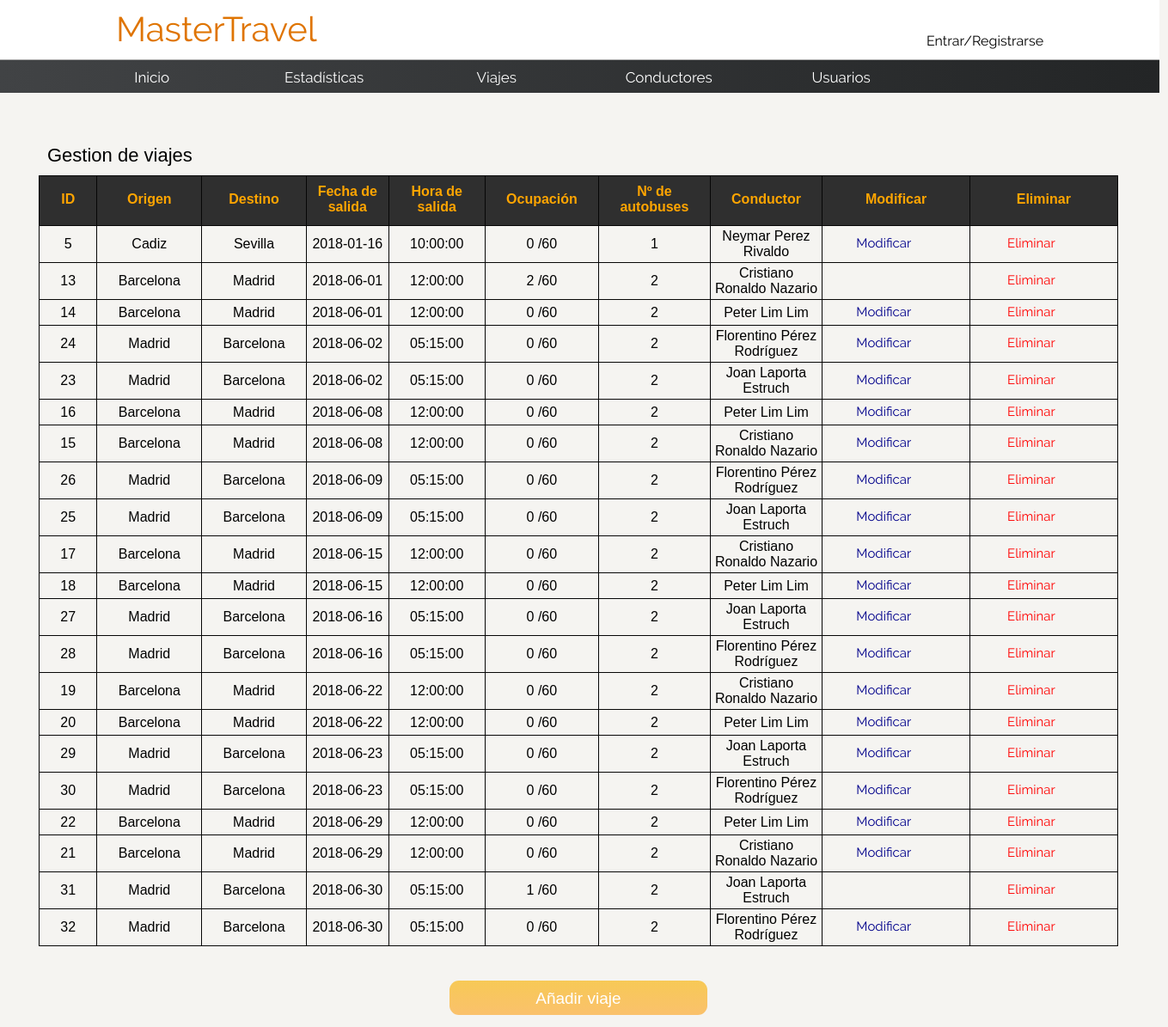
/admin_gestionarViajes.php, run on the app's committed database.
### tables this page shows
CREATE TABLE `viaje` (
  `idViaje` int(11) NOT NULL,
  `origen` varchar(30) NOT NULL,
  `destino` varchar(30) NOT NULL,
  `fechaSalida` date NOT NULL,
  `horaSalida` time NOT NULL,
  `numBus` int(11) NOT NULL DEFAULT '1',
  `idConductor` int(11) NOT NULL,
  `fechaFinalizacion` date DEFAULT NULL,
  `frecuencia` int(11) DEFAULT NULL
);

CREATE TABLE `conductor` (
  `idConductor` int(11) NOT NULL,
  `nombre` varchar(30) DEFAULT NULL,
  `apellidos` varchar(30) DEFAULT NULL,
  `fechaContratacion` date DEFAULT NULL
);

### logica/viaje.php (called while the page is built, shortened)
  <?php
  require_once ('bbdd_conexion.php');
  class Viaje
  {
      public $idViaje;
    function __construct($idViaje){
        $consulta =  "SELECT * FROM viaje WHERE idViaje = '$idViaje'";
        $resultado = Conexion::interacion_bbdd($consulta);
        while($datos = $resultado->fetch_array(MYSQLI_BOTH)){
            $this->idViaje            = $idViaje;
          }
    }
    public function extraerOcupacion() {
          $sql = " SELECT count(*) as cuenta FROM billete WHERE idViaje = '$this->idViaje' ";
          $resultado = Conexion::interacion_bbdd($sql);
          $n = $resultado->fetch_array(MYSQLI_BOTH);
          return $n['cuenta'];
    }
}
    function extraerViajesProgramados() {
          $hoy = date("Y-m-d");
          $hora = date("H:i:s");
          $sql = "SELECT *
                  FROM viaje
                  WHERE (fechaSalida > '$hoy') or (fechaSalida = '$hoy' and horaSalida >= '$hora')
                  ORDER BY fechaSalida ASC" ;
          $resultado = Conexion::interacion_bbdd($sql);
          $n =  mysqli_num_rows($resultado);
          $datos = array();
          for ($i=0; $i < $n; $i++) {
              $datos[$i] = $resultado->fetch_array(MYSQLI_BOTH);
          }
          return $datos;
    }
?>

### logica/bbdd_conexion.php (called while the page is built, shortened)
<?php
 Class Conexion {
	public static function interacion_bbdd($consulta){
		if (!isset($conexion)) {
			$conexion = mysqli_connect("localhost", "root", "", "mastertravel");
		}
		if (mysqli_connect_errno()) {
			echo "Error de conexión a la BD: ".mysqli_connect_error();
			exit();
		}
		else{
			mysqli_query($conexion, "SET NAMES 'utf8'");
		 	$resultado = mysqli_query($conexion, $consulta);
		}
		return $resultado;
	}
}
?>

### logica/conductor.php (called while the page is built, shortened)
  <?php
  require_once ('bbdd_conexion.php');
  class Conductor
  {
      public $nombre;
    function __construct($idConductor){
        $consulta =  "SELECT * FROM conductor WHERE idConductor = '$idConductor'";
        $resultado = Conexion::interacion_bbdd($consulta);
        while($datos = $resultado->fetch_array(MYSQLI_BOTH)){
              $this->nombre           = $datos['nombre'];
              $this->apellidos        = $datos['apellidos'];
          }
    }
  public function consultarConductor() {
        return $this->nombre;
  }
}
?>

### admin_gestionarViajes.php (the view, shortened to what this page needs)
<!DOCTYPE html>
<html lang="es">
<head>
	<link rel="stylesheet" type="text/css" href="style.css">
</head>
<body>
	<?php
		include('mostrar_cabecera.php');
		include('admin_mostrar_toolbar.php');
	?>
	<div class="informacion_contenedor_gestion">
		<table>
			<caption>Gestion de viajes</caption>
			<tr>
			   <th>ID</th>
			   <th>Origen</th>
			   <th>Destino</th>
			   <th>Fecha de salida</th>
			   <th>Hora de salida</th>
			   <th>Ocupación</th>
			   <th>Nº de autobuses</th>
			   <th>Conductor</th>
			   <th>Modificar</th>
			   <th>Eliminar</th>
			</tr>
			<?php
				require_once 'logica/viaje.php';
				require_once 'logica/conductor.php';
				$lista_viajes = extraerViajesProgramados();
				for($i=0; $i<sizeof($lista_viajes); $i++){
            ?>
					<tr>
		                <td><?php echo $lista_viajes[$i]['idViaje']			;?></td>
		                <td><?php echo $lista_viajes[$i]['origen']			;?></td>
		                <td><?php echo $lista_viajes[$i]['destino']			;?></td>
		                <td><?php echo $lista_viajes[$i]['fechaSalida']		;?></td>
		                <td><?php echo $lista_viajes[$i]['horaSalida']		;?></td>
		                <td>
		                	<?php
		                		$idViaje = $lista_viajes[$i]['idViaje'];
		                		$v = new Viaje($idViaje);
		                		$ocupacion = $v->extraerOcupacion();
		                		echo $ocupacion;
		                	;?>
		                	/60
		                </td>
		                <td><?php echo $lista_viajes[$i]['numBus']								;?></td>
		                <td>
		                	<?php
		                		$c = new Conductor($lista_viajes[$i]['idConductor']);
		                		echo $c->consultarConductor()." ".$c->apellidos;
		                	?>
		                </td>
		               <td>
		               		<?php
		               			if ($ocupacion == 0) {
		               		?>
								<form action="admin_modificarViaje.php " method="post" id="form_modificar">
									<input type="submit" name="borrar" value= "Modificar" id = "modificar">
								</form>
		               		<?php
		               			}
		               		?>
		                </td>
		               <td>
		                  <form action="logica/admin_eliminar_viajes.php " method="post" id="form_eliminar">
		                      <input type="submit" name="borrar" value= "Eliminar" id = "borrar">
		                  </form>
		                </td>
	            	</tr>
			<?php
	        	}
            ?>
		</table>
		<div class="adminAnadir">
			<button type="button" onclick=" window.location.href='admin_anadirViaje.php' " class="btn">Añadir viaje</button>
		</div>
	</div>
</body>
</html>

### style.css (style rules this page uses)
* { margin: 0; padding: 0; box-sizing: border-box !important; }
body { background-color: #F5F4F1; background-size: cover; font-family: rale; }
.informacion_contenedor_gestion, .informacion_contenedor_gestion2 { font-family: "Trebuchet MS", Arial, Helvetica, sans-serif; border-collapse: collapse; min-height: 600px; margin: 1%; margin-left: 45px; margin-top: 50px; width: 92.4%; }
.informacion_contenedor_gestion table { border-collapse : collapse; margin-left: auto; margin-right: auto; }
.informacion_contenedor_gestion caption { text-align: left; font-size: 22px; padding: 10px; }
.informacion_contenedor_gestion td, .informacion_contenedor_gestion th { border: 1px solid #060606; padding: 3px; width: 0.1%; text-align: center; }
.informacion_contenedor_gestion th { padding-top: 9px; padding-bottom: 12px; background-color: #2f2f2f; color: orange; }
.informacion_contenedor_gestion td { height: 30px; }
.btn { background: #f7c956; width: 300px; height: 40px; background-image: -webkit-linear-gradient(top, #f7c956, #fac16c); background-image: -moz-linear-gradient(top, #f7c956, #fac16c); background-image: -ms-linear-gradient(top, #f7c956, #fac16c); background-image: -o-linear-gradient(top, #f7c956, #fac16c); background-image: linear-gradient(to bottom, #f7c956, #fac16c); -webkit-border-radius: 11; -moz-border-radius: 11; border-radius: 11px; font-family: Arial; color: #ffffff; font-size: 19px; padding: 10px 20px 10px 20px; text-decoration: none; border:none; }
.adminAnadir { text-align: center; }
.adminAnadir { margin-top: 40px; text-align: center; }
#form_modificar { width: 100px; height: 20px; margin-left: 22px; background-color: transparent; }
#form_modificar #modificar { width: 128px; font-size: 15px; font-family: rale; color: darkblue; margin-left: -18px; background-color: transparent; border:none; }
#form_eliminar { width: 100px; height: 20px; margin-left: 22px; background-color: transparent; }
#form_eliminar #borrar { width: 128px; font-size: 15px; font-family: rale; color: red; margin-left: -18px; background-color: transparent; border:none; }

### data on the page
viaje: idViaje "5", origen "Cadiz", destino "Sevilla", fechaSalida "2018-01-16", horaSalida "10:00:00", numBus "1"
conductor: nombre "Neymar", apellidos "Perez Rivaldo"
viaje: idViaje "13", origen "Barcelona", destino "Madrid", fechaSalida "2018-06-01", horaSalida "12:00:00", numBus "2"
conductor: nombre "Cristiano", apellidos "Ronaldo Nazario"
viaje: idViaje "14", origen "Barcelona", destino "Madrid", fechaSalida "2018-06-01", horaSalida "12:00:00", numBus "2"
conductor: nombre "Peter", apellidos "Lim Lim"
viaje: idViaje "24", origen "Madrid", destino "Barcelona", fechaSalida "2018-06-02", horaSalida "05:15:00", numBus "2"
conductor: nombre "Florentino", apellidos "Pérez Rodríguez"
viaje: idViaje "23", origen "Madrid", destino "Barcelona", fechaSalida "2018-06-02", horaSalida "05:15:00", numBus "2"
conductor: nombre "Joan", apellidos "Laporta Estruch"
viaje: idViaje "16", origen "Barcelona", destino "Madrid", fechaSalida "2018-06-08", horaSalida "12:00:00", numBus "2"
viaje: idViaje "15", origen "Barcelona", destino "Madrid", fechaSalida "2018-06-08", horaSalida "12:00:00", numBus "2"
viaje: idViaje "26", origen "Madrid", destino "Barcelona", fechaSalida "2018-06-09", horaSalida "05:15:00", numBus "2"
viaje: idViaje "25", origen "Madrid", destino "Barcelona", fechaSalida "2018-06-09", horaSalida "05:15:00", numBus "2"
viaje: idViaje "17", origen "Barcelona", destino "Madrid", fechaSalida "2018-06-15", horaSalida "12:00:00", numBus "2"
viaje: idViaje "18", origen "Barcelona", destino "Madrid", fechaSalida "2018-06-15", horaSalida "12:00:00", numBus "2"
viaje: idViaje "27", origen "Madrid", destino "Barcelona", fechaSalida "2018-06-16", horaSalida "05:15:00", numBus "2"
viaje: idViaje "28", origen "Madrid", destino "Barcelona", fechaSalida "2018-06-16", horaSalida "05:15:00", numBus "2"
viaje: idViaje "19", origen "Barcelona", destino "Madrid", fechaSalida "2018-06-22", horaSalida "12:00:00", numBus "2"
viaje: idViaje "20", origen "Barcelona", destino "Madrid", fechaSalida "2018-06-22", horaSalida "12:00:00", numBus "2"
viaje: idViaje "29", origen "Madrid", destino "Barcelona", fechaSalida "2018-06-23", horaSalida "05:15:00", numBus "2"
viaje: idViaje "30", origen "Madrid", destino "Barcelona", fechaSalida "2018-06-23", horaSalida "05:15:00", numBus "2"
viaje: idViaje "22", origen "Barcelona", destino "Madrid", fechaSalida "2018-06-29", horaSalida "12:00:00", numBus "2"
viaje: idViaje "21", origen "Barcelona", destino "Madrid", fechaSalida "2018-06-29", horaSalida "12:00:00", numBus "2"
viaje: idViaje "31", origen "Madrid", destino "Barcelona", fechaSalida "2018-06-30", horaSalida "05:15:00", numBus "2"
viaje: idViaje "32", origen "Madrid", destino "Barcelona", fechaSalida "2018-06-30", horaSalida "05:15:00", numBus "2"

### other printed values
$ocupacion "0"
$ocupacion "2"
$ocupacion "1"
